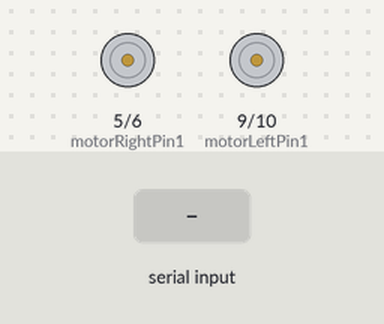
A sketch run on a simulated Arduino Uno, built with avr-gcc and run on an emulated ATmega328P. Parts: motor-driver pin pairs drawn as motors (green arrow = first pin HIGH = forward, orange = second pin HIGH = backward, longer = more drive). Inputs (shaded band) come from the test bench.

Above: at 1.2 s.
1.3 s: "F" received over the second serial link
At 1.7 s:
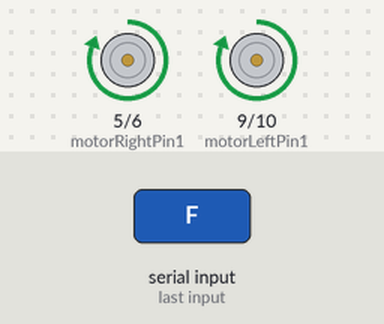
2.8 s: "B" received over the second serial link
At 4.0 s:
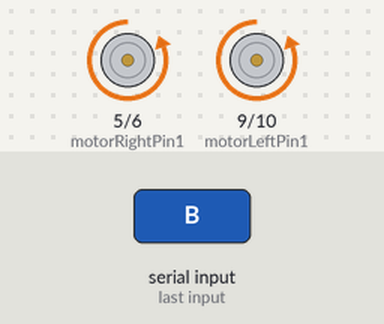
4.3 s: "L" received over the second serial link
At 5.2 s:
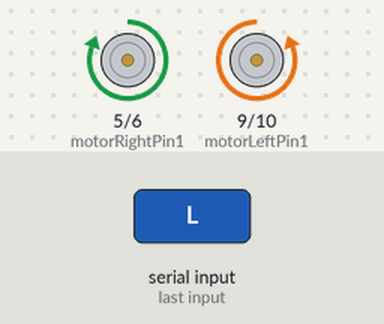
5.8 s: "R" received over the second serial link
At 6.3 s:
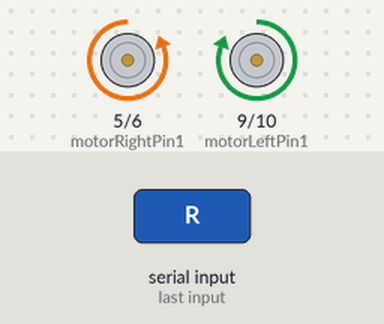
7.3 s: "S" received over the second serial link
At 8.6 s:
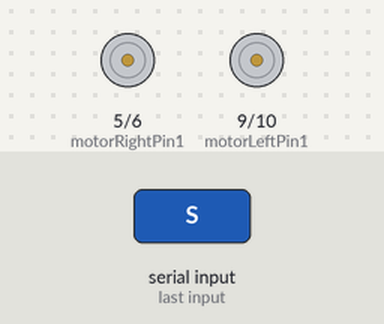
Timing chart, 0 to 9.8 s (numbered marks = the images above; inputs shaded):
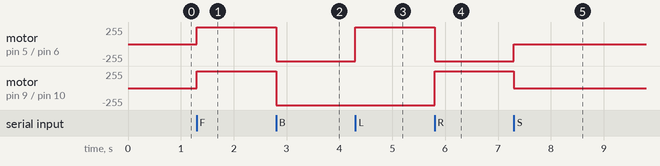

The sketch:

kodProgramu.ino
```cpp
#include <SoftwareSerial.h>

// Piny dla Bluetooth
int rxPin = 10; // RX Pin
int txPin = 11; // TX Pin

// Piny dla silników
int motorRightPin1 = 5;
int motorRightPin2 = 6;
int motorLeftPin1 = 9;
int motorLeftPin2 = 10;

// Utwórz instancję SoftwareSerial
SoftwareSerial myBluetooth(rxPin, txPin);

void setup() {
  // Ustaw prędkość transmisji dla komunikacji z Bluetooth
  myBluetooth.begin(9600);

  // Ustaw piny silników jako wyjście
  pinMode(motorRightPin1, OUTPUT);
  pinMode(motorRightPin2, OUTPUT);
  pinMode(motorLeftPin1, OUTPUT);
  pinMode(motorLeftPin2, OUTPUT);
}

void loop() {
  if (myBluetooth.available()) {
    // Odczytaj komendę z Bluetooth
    char command = myBluetooth.read();
    controlMotors(command);
  }
}

void controlMotors(char command) {
  switch (command) {
    case 'F': // Przód
      digitalWrite(motorRightPin1, HIGH);
      digitalWrite(motorRightPin2, LOW);
      digitalWrite(motorLeftPin1, HIGH);
      digitalWrite(motorLeftPin2, LOW);
      break;
    case 'B': // Tył
      digitalWrite(motorRightPin1, LOW);
      digitalWrite(motorRightPin2, HIGH);
      digitalWrite(motorLeftPin1, LOW);
      digitalWrite(motorLeftPin2, HIGH);
      break;
    case 'L': // Lewo
      digitalWrite(motorRightPin1, HIGH);
      digitalWrite(motorRightPin2, LOW);
      digitalWrite(motorLeftPin1, LOW);
      digitalWrite(motorLeftPin2, HIGH);
      break;
    case 'R': // Prawo
      digitalWrite(motorRightPin1, LOW);
      digitalWrite(motorRightPin2, HIGH);
      digitalWrite(motorLeftPin1, HIGH);
      digitalWrite(motorLeftPin2, LOW);
      break;
    case 'S': // Stop
      digitalWrite(motorRightPin1, LOW);
      digitalWrite(motorRightPin2, LOW);
      digitalWrite(motorLeftPin1, LOW);
      digitalWrite(motorLeftPin2, LOW);
      break;
  }
}
```

Measured:
- after the input at 1.3 s, motor on pin 5 (motorRightPin1) / pin 6 (motorRightPin2), motor on pin 9 (motorLeftPin1) / pin 10 (motorLeftPin2): stopped → forward 255/255 at once
- after the input at 2.8 s, motor on pin 5 (motorRightPin1) / pin 6 (motorRightPin2), motor on pin 9 (motorLeftPin1) / pin 10 (motorLeftPin2): forward 255/255 → backward 255/255 at once
- after the input at 4.3 s, motor on pin 5 (motorRightPin1) / pin 6 (motorRightPin2): backward 255/255 → forward 255/255 at once
- after the input at 5.8 s, motor on pin 5 (motorRightPin1) / pin 6 (motorRightPin2): forward 255/255 → backward 255/255 at once; motor on pin 9 (motorLeftPin1) / pin 10 (motorLeftPin2): backward 255/255 → forward 255/255 at once
- after the input at 7.3 s, motor on pin 5 (motorRightPin1) / pin 6 (motorRightPin2): backward 255/255 → stopped at once; motor on pin 9 (motorLeftPin1) / pin 10 (motorLeftPin2): forward 255/255 → stopped at once
